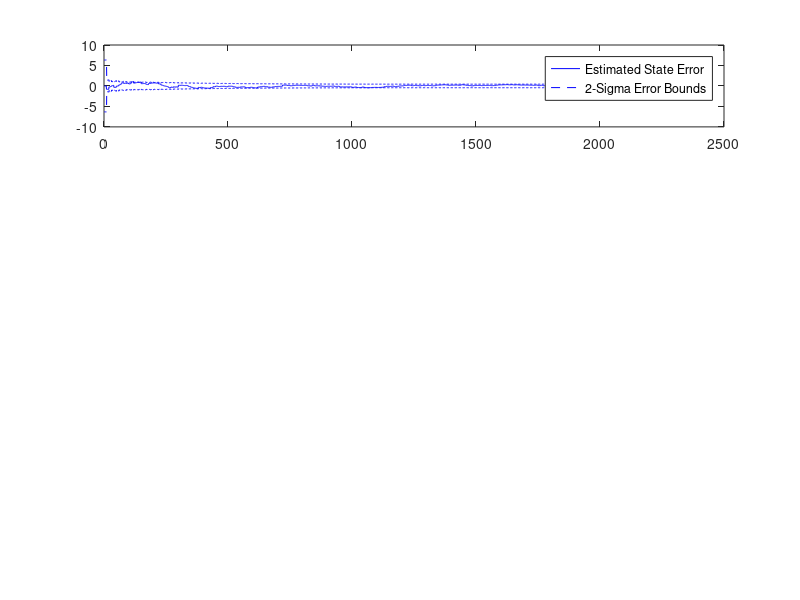

Here is the MATLAB script that generated this plot: (Note: this script raises an error after producing the figure.)
clear
clc
close all
load exam2_jerkcar.mat
% dt, P0, uvec, xhat0, xhistgroundtrack, yacchist, yposhist, Xdes
% ------------------------------------------------------------------------
%%% 4b
% ------------------------------------------------------------------------
A1 = [0 1 0; 0 0 1; 0 0 0];
B1 = [0; 0; 1];
C1 = [0 0 0; 0 0 0];
D1 = [0; 0];
Gamma1 = [0; 0; 1];
Wj = 5e-4; % (m/s^3)^2

sys1 = ss(A1,B1,C1,D1);
sysd = c2d(sys1,dt,'ZOH');
G1 = sysd.B

M1 = [-A1, Gamma1*Wj*Gamma1'; zeros(3,3), A1']*dt

MM1 = expm(M1)

F1 = MM1(4:6,4:6)'

Q1 = F1 * MM1(1:3,4:6)

% ------------------------------------------------------------------------
%%% 4c
% ------------------------------------------------------------------------

Tau = 0.05; % Bias time constant
Wb = 0.053;
A = [0 1 0 0; 0 0 1 0; 0 0 0 0; 0 0 0 Tau];
B = [0; 0; 1; 0];
C = [1 0 0 0; 0 0 1 0];
D = zeros(2,1);

Gamma = [0 0; 0 0; 1 0; 0 1];
W = [Wj 0; 0 Wb];

sys = ss(A,B,C,D);
sysd = c2d(sys,dt,'ZOH');
G = sysd.B

M = [-A, Gamma*W*Gamma'; zeros(4,4), A']*dt

MM = expm(M)

F = MM(5:8,5:8)'

Q = F * MM(1:4,5:8)


% ------------------------------------------------------------------------
%%% 4f
% ------------------------------------------------------------------------
tvec = dt:dt:20;
Ra = 0.05; % (m/s^2)^2
Rp = 0.5; % m^2

muaHistfilt = zeros(4,length(tvec));
    muaHistfilt(:,1) = xhat0;
PaHistfilt = zeros(4,4,length(tvec));
    PaHistfilt(:,:,1) = P0;

for kk = 1:length(tvec)
    if isnan(yposhist(kk))
        H = [0 0 1 1];
        R = Ra;
    else
        H = [1 0 0 0; 0 0 1 1];
        R = [Rp 0; 0 Ra];
    end

    %%% Prediction Step
    mua_kkp1_minus = F*muaHistfilt(:,kk) + G*uvec(kk); % 28x1
    Pa_kkp1_minus = F*PaHistfilt(:,:,kk)*F' + Q; % 28x28
    
    %%% Kalman Gain
    Kkkp1 = Pa_kkp1_minus * H' / (H*Pa_kkp1_minus*H' + R);

    %%% Measurement Update
    if isnan(yposhist(kk)) % If no GPS data
        ykkp1 = yacchist(kk);
    else
        ykkp1 = [yposhist(kk); yacchist(kk)]; % If GPS data
    end
    
    mua_kkp1_plus = mua_kkp1_minus + Kkkp1*(ykkp1 - H*mua_kkp1_minus);
    Pa_kkp1_plus = (eye(4) - Kkkp1*H)*Pa_kkp1_minus;
    muaHistfilt(:,kk+1) = mua_kkp1_plus;
    PaHistfilt(:,:,kk+1) = Pa_kkp1_plus;

end

%%% Plotting
% figure
% hold all
% plot(muaHistfilt(1,:),'r.')
% plot(xhistgroundtruth(1,:),'.')
% plot(yposhist,'c.')
% title('Position')
% legend('Did','Meant to do')
% 
% figure
% hold all
% plot(muaHistfilt(2,:),'r.')
% plot(xhistgroundtruth(2,:),'.')
% title('Velocity')
% legend('Did','Meant to do')
% 
% figure
% hold all
% plot(muaHistfilt(3,:),'r.')
% plot(xhistgroundtruth(3,:),'.')
% plot(yacchist-xhistgroundtruth(4,:),'c.')
% title('Acceleration')
% legend('Did','Meant to do')
% 
% figure
% hold all
% plot(muaHistfilt(4,:),'r.')
% plot(xhistgroundtruth(4,:),'.')
% title('Bias')
% legend('Did','Meant to do')

error_Hist = muaHistfilt(:,2:2001)-xhistgroundtruth(:,1:2000);
figure

for ss=1:4
    
    eval(['subplot(41',num2str(ss),')'])
    plot(error_Hist(ss,:),'b'),hold on
    plot(2*sqrt(squeeze(PaHistfilt(ss,ss,:)))','b--'),
    plot(-2*sqrt(squeeze(PaHistfilt(ss,ss,:)))','b--')
    legend('Estimated State Error','2-Sigma Error Bounds')
    
    if ss == 1
        PlotBoi2('','Position Error [m]',16)
    elseif ss == 2
        PlotBoi2('','Velocity Error [m/s]',16)
    elseif ss == 3
        PlotBoi2('','Acceleration Error [m/s^2]',16)
    elseif ss == 4
        PlotBoi2('Time Steps','Accelerometer Bias Error',16)
    end
    ylim([min(-2*sqrt(squeeze(PaHistfilt(ss,ss,:)))) max(2*sqrt(squeeze(PaHistfilt(ss,ss,:))))])
    xlim([0 2000]);
end







